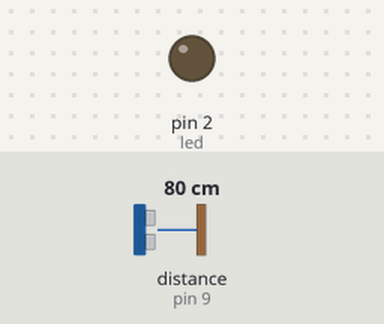
A sketch run on a simulated Arduino Uno, built with avr-gcc and run on an emulated ATmega328P. On the bench: output pins drawn as LEDs (lit = HIGH). Wiring (inferred from the names in the program): ultrasonic range finder: trigger pin 10; echo pin 9. The inputs (shaded band) are chosen by the test bench; at power-on: distance to the obstacle (sensor on pin 9) 80 cm. The echo pulse lasts 58.3 µs per cm; pins used as bus, display or sensor lines are not drawn; what the sketch prints to the serial monitor is not drawn.

Above: at 0.1 s.
At 1.1 s:
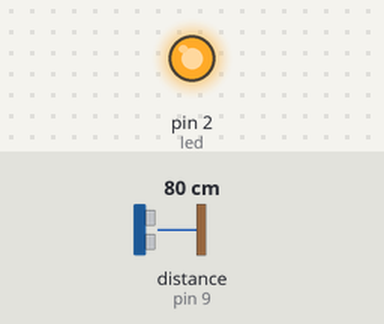
Timing chart, 0 to 2.6 s (numbered marks = the images above):
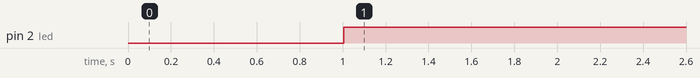

The sketch:

ultrasonico_y_led.ino
```cpp
int trigger = 10;           // declaramos la palabra trigger como un tipo entero y al mismo tiempo reemplaza al pin 9
int echo = 9;           // declaramos la palabra echo como un tipo entero y al mismo tiempo reemplaza al pin 8
float tiempo_de_espera, distancia; // creamos una variable de fotante; es decir, nos puede dar resultados en decimales.
//const int ledPin1 =  2;
//int i;
//const int ledPin2 =  5;

#define led 2
void setup() {
  Serial.begin (9600);   // establemos la comucicacion serial
  pinMode (trigger, OUTPUT); // declarmos el pin 9 como salida
  pinMode (echo, INPUT);   // declaramos el 8 como entrada
  pinMode(led, OUTPUT);
}

void loop() {
  digitalWrite (trigger, LOW); // ponemos en bajo el pin 8 durante 2 microsegundos
  delayMicroseconds(2);
  digitalWrite (trigger, HIGH);// ahora ponemos en alto pin 8 durante 10 microsegundos;
  delayMicroseconds (10);     // pues este el momento en que emite el sonido durante 10 segungos
  digitalWrite (trigger, LOW); // ahora ponemos en bajo pin 8

  tiempo_de_espera = pulseIn (echo, HIGH); // pulseIn, recoge la señal del sonido que emite el trigger
  /*La función pulseIn espera la aparición de un pulso en una entrada y mide su duración, dando como resultado la duración medida
    El primer parámetro (ECHO) es el pin sobre el que se realizará la medición.
    Y el segundo parámetro (HIGH) indica si el pulso a esperar será un 1 (HIGH) o un 0 (LOW).
  */
  distancia = (tiempo_de_espera / 2) / 29.15; // formula para hallar la distancia

  Serial.print (distancia);    // imprimimos la distancia en cm
  Serial.println ("cm");
  delay (1000);
  if (distancia >= 10 && distancia <= 500) {
    digitalWrite (led, HIGH);

  }    else
      digitalWrite (led, LOW);
      delay (500);

    //for  (i = 1; i < 255; i++) {
   // analogWrite(ledPin1, i);
  //  delay(5);
  }
  //for  (i = 255; i > 0; i--) {
   // analogWrite(ledPin1, i);
   // delay(5);

   // analogWrite (3, 0);
    //analogWrite (4, 0);
    //analogWrite (5, 0);
   // analogWrite (6, 0);
    //analogWrite (7, 0);
    //analogWrite (8, 0);
```

Measured:
- by itself, pin 2 (led): LOW → HIGH at 1.0 s
